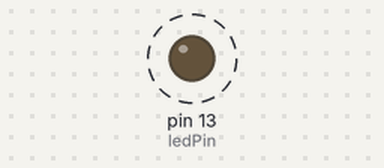
Simulated run of this sketch. Board: Arduino Uno, built with avr-gcc and run on an emulated ATmega328P. On the bench: output pins drawn as LEDs (lit = HIGH). Dashed ring = blinking.

Above: at 0.5 s.
Timing chart, 0 to 4.6 s (numbered marks = the images above):
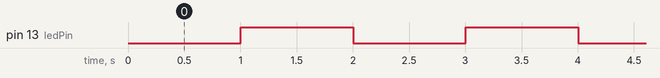

Measured:
- by itself, pin 13 (ledPin): alternates HIGH for 1.0 s and LOW for 1.0 s

The sketch:

BlinkWithoutDelay.ino
```cpp
/* Parpadeo sin delay()
Enciende y apaga un LED conectado a un pin digital sin utilizar la función delay(). Esto significa que otro código se puede ejecutar al mismo tiempo sin ser interrumpido por el código que controla el parpadeo del LED
Circuito: Un LED conectado entre el pin 13 y el pin GND.
Nota: en muchos Arduinos hay un LED en la placa conectado al pin 13, por lo que no sería necesario un LED externo para este ejemplo.
Creado en 2005 por David A. Mellis, modificado el 8/2/2010 por Paul Stoffregen.
Este ejemplo es de dominio público*/

// las constantes no cambian. Las usamos aquí para establecer los números de los pines.
int ledPin = 13;   // el número del pin conectado al LED

//  variables que cambiarán de valor.
int ledState = LOW;   // ledState se usará para establecer el estado del LED

long previousMillis = 0;   // almacenará la última vez que el estado del LED
//se actualizó

// la siguiente variable es del tipo long por que el tiempo medido en
// milisegundos supera rápidamente al número que puede ser almacenado en una
// variable del tipo int
long interval = 1000;   // intervalo del parpadeo (en milisegundos)

void setup()
{
// establece el pin digital como salida:
pinMode(ledPin, OUTPUT);
}

void loop()
{
// Aquí es donde pondríamos el código que debe ejecutarse durante todo el
// tiempo.

// Se comprobará si es el momento de parpadear el LED, esto es, si la
// diferencia entre el tiempo transcurrido y el tiempo en que parpadeó
// por última vez el LED es mayor que el intervalo que establecimos en
// la declaración de variables.

unsigned long currentMillis = millis();    // Se toma el tiempo actual

// se comprueba si el tiempo actual menos el tiempo en que el LED cambió
// de estado por última vez es mayor que el intervalo.
if (currentMillis - previousMillis > interval){

// Si se cumple la condición se guarda el nuevo tiempo
// en el que el LED cambia de estado
previousMillis = currentMillis;

// Y ahora cambiamos de estado el LED, si está encendido a
// apagado o viceversa.
if (ledState == LOW)
ledState = HIGH;
else
ledState = LOW;

// Hacemos que el contenido de la variable llegue al LED
digitalWrite(ledPin, ledState);
}
}
```
